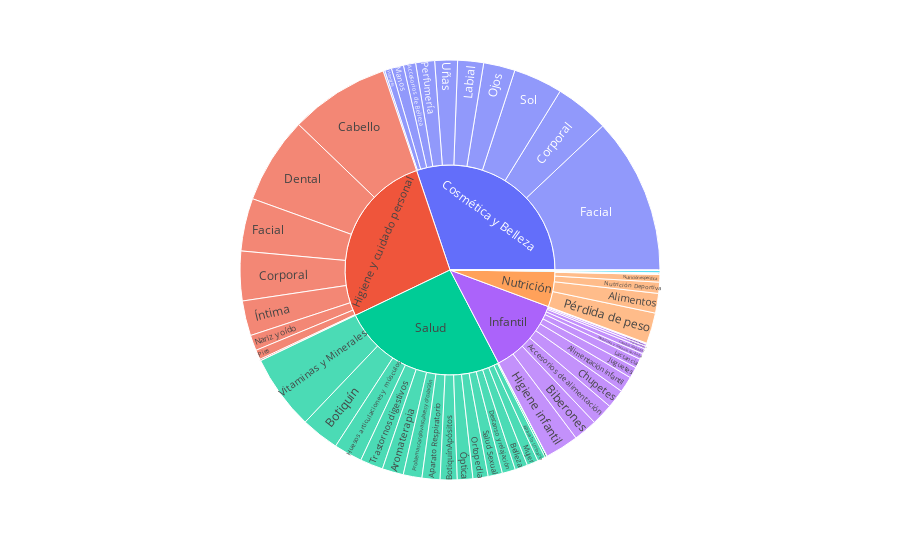

Write notebook code for a chart like this one.
### Code cell
%%capture --no-display
px.sunburst(items_categories.dropna(), path=['cat1', 'cat2'])

### Figure 1 — Plotly figure (JSON) as saved in the notebook; plotly's stock layout.template omitted (floating-point values rounded to 4 significant figures)
{"data": [{"branchvalues": "total", "domain": {"x": [0, 1], "y": [0, 1]}, "hovertemplate": "labels=%{label}<br>count=%{value}<br>parent=%{parent}<br>id=%{id}<extra></extra>", "ids": ["Veterinaria/", "Cosmética y Belleza/Accesorios de Belleza", "Infantil/Accesorios de alimentación", "Infantil/Alimentación infantil", "Nutrición/Alimentos", "Nutrición/AlimentosCremas", "Nutrición/AlimentosLegumbres", "Salud/Aparato Respiratorio", "Salud/Aparato Urinario", "Salud/Aparato respiratorio", "Salud/Aromaterapia", "Salud/Belleza", "Infantil/Biberones", "Salud/Botiquín", "Salud/BotiquínApósitos", "Higiene y cuidado personal/Cabello", "Infantil/Cambio de pañal", "Infantil/Chupetes", "Cosmética y Belleza/Corporal", "Higiene y cuidado personal/Corporal", "Cosmética y Belleza/CorporalCuello", "Higiene y cuidado personal/Dental", "Salud/Descanso y relajación", "Cosmética y Belleza/Facial", "Higiene y cuidado personal/Facial", "Salud/Fertilidad", "Infantil/Guardería", "Infantil/Higiene infantil", "Cosmética y Belleza/Hombres", "Salud/Huesos articulaciones y músculos", "Infantil/Juguetes", "Cosmética y Belleza/Labial", "Infantil/Lactancia", "Higiene y cuidado personal/Limpieza Hogar", "Cosmética y Belleza/Manos", "Higiene y cuidado personal/Mascarillas", "Infantil/Mobiliario y descanso del bebé", "Salud/Mujer", "Higiene y cuidado personal/Nariz y oído", "Nutrición/Nutrición Deportiva", "Nutrición/Nutrición específica", "Cosmética y Belleza/Ojos", "Salud/Ortopedia", "Infantil/Paseo y primeros pasos", "Cosmética y Belleza/Perfumería", "Higiene y cuidado personal/Pies", "Infantil/Preparación al parto y maternidad", "Salud/Problemas cardiovasculares y circulación", "salud/Problemas cardiovasculares y circulación", "Nutrición/Pérdida de peso", "Salud/Salud Sexual", "Infantil/Seguridad infantil", "Cosmética y Belleza/Sol", "Salud/Trastornos digestivos ", "Cosmética y Belleza/Uñas", "Salud/Vitaminas y Minerales", "Nutrición/alimentos", "Salud/mujer", "nutrición/pérdida de peso", "Higiene y cuidado personal/Íntima", "Salud/Óptica", "Cosmética y Belleza", "Higiene y cuidado personal", "Infantil", "Nutrición", "Salud", "Veterinaria", "nutrición", "salud"], "labels": ["", "Accesorios de Belleza", "Accesorios de alimentación", "Alimentación infantil", "Alimentos", "AlimentosCremas", "AlimentosLegumbres", "Aparato Respiratorio", "Aparato Urinario", "Aparato respiratorio", "Aromaterapia", "Belleza", "Biberones", "Botiquín", "BotiquínApósitos", "Cabello", "Cambio de pañal", "Chupetes", "Corporal", "Corporal", "CorporalCuello", "Dental", "Descanso y relajación", "Facial", "Facial", "Fertilidad", "Guardería", "Higiene infantil", "Hombres", "Huesos articulaciones y músculos", "Juguetes", "Labial", "Lactancia", "Limpieza Hogar", "Manos", "Mascarillas", "Mobiliario y descanso del bebé", "Mujer", "Nariz y oído", "Nutrición Deportiva", "Nutrición específica", "Ojos", "Ortopedia", "Paseo y primeros pasos", "Perfumería", "Pies", "Preparación al parto y maternidad", "Problemas cardiovasculares y circulación", "Problemas cardiovasculares y circulación", "Pérdida de peso", "Salud Sexual", "Seguridad infantil", "Sol", "Trastornos digestivos ", "Uñas", "Vitaminas y Minerales", "alimentos", "mujer", "pérdida de peso", "Íntima", "Óptica", "Cosmética y Belleza", "Higiene y cuidado personal", "Infantil", "Nutrición", "Salud", "Veterinaria", "nutrición", "salud"], "name": "", "parents": ["Veterinaria", "Cosmética y Belleza", "Infantil", "Infantil", "Nutrición", "Nutrición", "Nutrición", "Salud", "Salud", "Salud", "Salud", "Salud", "Infantil", "Salud", "Salud", "Higiene y cuidado personal", "Infantil", "Infantil", "Cosmética y Belleza", "Higiene y cuidado personal", "Cosmética y Belleza", "Higiene y cuidado personal", "Salud", "Cosmética y Belleza", "Higiene y cuidado personal", "Salud", "Infantil", "Infantil", "Cosmética y Belleza", "Salud", "Infantil", "Cosmética y Belleza", "Infantil", "Higiene y cuidado personal", "Cosmética y Belleza", "Higiene y cuidado personal", "Infantil", "Salud", "Higiene y cuidado personal", "Nutrición", "Nutrición", "Cosmética y Belleza", "Salud", "Infantil", "Cosmética y Belleza", "Higiene y cuidado personal", "Infantil", "Salud", "salud", "Nutrición", "Salud", "Infantil", "Cosmética y Belleza", "Salud", "Cosmética y Belleza", "Salud", "Nutrición", "Salud", "nutrición", "Higiene y cuidado personal", "Salud", "", "", "", "", "", "", "", ""], "type": "sunburst", "values": [20, 104, 186, 136, 167, 6, 5, 153, 68, 1, 181, 108, 202, 325, 144, 846, 45, 160, 461, 421, 14, 737, 112, 1330, 449, 17, 5, 286, 58, 242, 95, 220, 80, 12, 104, 1, 50, 95, 132, 95, 64, 268, 129, 3, 161, 83, 19, 159, 3, 262, 122, 23, 419, 195, 193, 638, 3, 1, 1, 297, 132, 3332, 2978, 1290, 602, 2822, 20, 1, 3]}], "layout": {"legend": {"tracegroupgap": 0}, "margin": {"t": 60}}}
